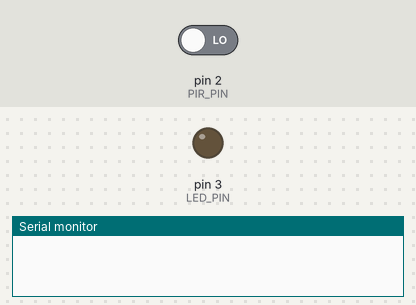
Simulated run of this sketch. Board: Arduino Uno, built with avr-gcc and run on an emulated ATmega328P. Parts: output pins drawn as LEDs (lit = HIGH), the last lines printed to the serial monitor. The inputs (shaded band) are chosen by the test bench; at power-on: pin 2 (PIR_PIN) LOW.

Above: at 1.2 s.
1.3 s: pin 2 (PIR_PIN) driven HIGH
At 2.0 s:
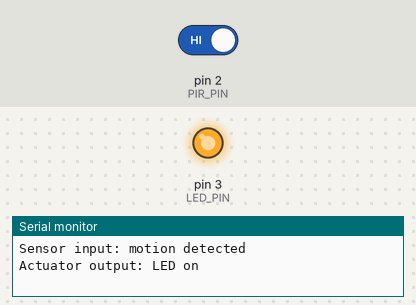
2.8 s: pin 2 (PIR_PIN) driven LOW
At 3.2 s:
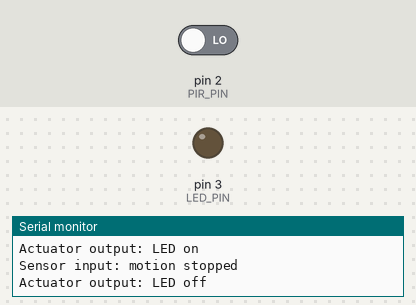
Timing chart, 0 to 5.8 s (numbered marks = the images above; inputs shaded):
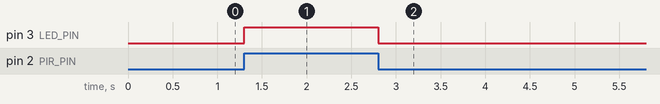

The sketch:

Task1.1P.ino
```cpp
/*
  Module 1 Task 1 (Pass)

  Simple Sense-Think-Act Board

  Toggles an LED when motion is detected.
*/

#define PIR_PIN 2
#define LED_PIN 3

// Environment state
bool isMotionDetected = false;

void setup()
{
  // Configure pins
  pinMode(PIR_PIN, INPUT);
  pinMode(LED_PIN, OUTPUT);

  // Handle motion detected/stopped
  attachInterrupt(
    digitalPinToInterrupt(PIR_PIN),
    updateEnv,
    CHANGE
  );

  // Open serial communication
  Serial.begin(9600);
}

void loop()
{
  // Do nothing
}

void updateEnv() {
  // Update motion detection state
  isMotionDetected = digitalRead(PIR_PIN) == HIGH;

  // Log current button state, and previous LED state
  Serial.print("Sensor input: motion ");
  Serial.println(isMotionDetected ? "detected" : "stopped");

  // Assign new LED state
  digitalWrite(LED_PIN, isMotionDetected ? HIGH : LOW);
  Serial.print("Actuator output: LED ");
  Serial.println(isMotionDetected ? "on" : "off");
}
```

Measured:
- after the input at 1.3 s, pin 3 (LED_PIN): LOW → HIGH at once
- after the input at 2.8 s, pin 3 (LED_PIN): HIGH → LOW at once
